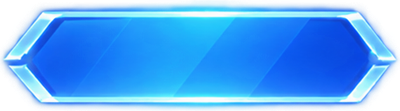
#> input picture assets/notes/note_normal.png, 400 x 111 px, found by its file name
$ python generate_hold_assets.py
#> lines starting #> are read from the running program, lines starting #| are printed output that depends on the picture
from PIL import Image, ImageEnhance, ImageDraw, ImageFilter

root = r"C:\Users\yunzh\Documents\rg\assets\notes"
tap = Image.open(root + r"\note_normal.png").convert("RGBA")
#> tap is the input picture: PIL image 400x111 RGBA; mean R, G, B, A 51.1, 141.5, 225.9, 198.2

# Hold 头部：沿用 Tap 的六边形轮廓，稍微压暗，让它和主体有层次但不割裂。
head = tap.resize((100, 16), Image.Resampling.LANCZOS)
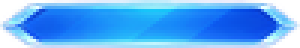
#> head: PIL image 100x16 RGBA (shown 3 times larger); mean R, G, B, A 49.6, 137.6, 226.1, 198.5; transparent parts drawn white
head = ImageEnhance.Brightness(head).enhance(0.88)
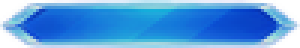
#> head: PIL image 100x16 RGBA (shown 3 times larger); mean R, G, B, A 43.2, 120.7, 198.6, 198.5; transparent parts drawn white
head.save(root + r"\hold_head_new.png")

# Hold 主体：没有上下端帽，只有连续的蓝色渐变和青色侧边，可按任意长度平铺。
w, h = 100, 16
body = Image.new("RGBA", (w, h), (0, 0, 0, 0))
#> body: PIL image 100x16 RGBA; every value is 0
draw = ImageDraw.Draw(body)
for y in range(h):
    t = y / max(h - 1, 1)
    color = (18 + int(15 * t), 100 + int(55 * (1 - t)), 235 + int(15 * (1 - t)), 255)
    draw.line((5, y, 94, y), fill=color, width=1)

# 中央柔和高光，与 Tap 的亮面呼应。
highlight = Image.new("RGBA", (w, h), (0, 0, 0, 0))
hd = ImageDraw.Draw(highlight)
hd.rectangle((15, 2, 84, 5), fill=(175, 244, 255, 85))
highlight = highlight.filter(ImageFilter.GaussianBlur(1.2))
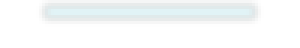
#> highlight: PIL image 100x16 RGBA (shown 3 times larger); mean R, G, B, A 30.6, 42.7, 44.7, 14.9; transparent parts drawn white
body.alpha_composite(highlight)
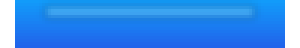
#> body: PIL image 100x16 RGBA (shown 3 times larger); mean R, G, B, A 28.4, 115.5, 213.5, 229.5; transparent parts drawn white
draw = ImageDraw.Draw(body)

# 两侧发光轨，保证长条宽度稳定、延伸后仍像同一枚 Tap。
draw.line((4, 1, 4, h - 2), fill=(116, 238, 255, 220), width=2)
draw.line((95, 1, 95, h - 2), fill=(50, 146, 255, 230), width=2)
draw.line((7, 1, 92, 1), fill=(192, 247, 255, 80), width=1)
body.save(root + r"\hold_body_new.png")
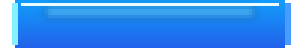
#> saved as hold_body_new.png: PIL image 100x16 RGBA (shown 3 times larger); mean R, G, B, A 40.2, 126.6, 221.4, 225.7; transparent parts drawn white

$ run again, with assets/notes/hold_body_continuous.png copied over assets/notes/note_normal.png
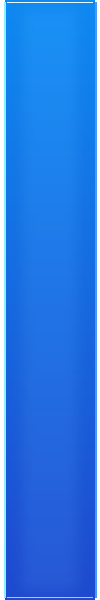
#> input picture assets/notes/hold_body_continuous.png, 100 x 600 px, found by its file name
#> tap is the input picture: PIL image 100x600 RGBA; mean R, G, B, A 28.7, 107.5, 212.2, 235.5
#> `head = tap.resize((100, 16), Image.Resampling.LANCZOS)`:
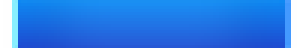
#> head: PIL image 100x16 RGBA (shown 3 times larger); mean R, G, B, A 28.2, 107, 211.8, 235.7; transparent parts drawn white
#> `head = ImageEnhance.Brightness(head).enhance(0.88)`:
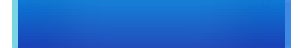
#> head: PIL image 100x16 RGBA (shown 3 times larger); mean R, G, B, A 24.4, 93.7, 185.9, 235.7; transparent parts drawn white

$ run again, with assets/notes/hold_body_tile.png copied over assets/notes/note_normal.png
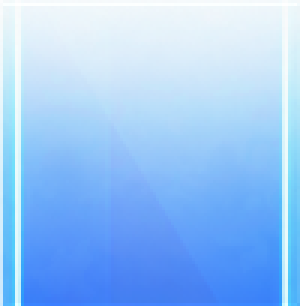
#> input picture assets/notes/hold_body_tile.png, 100 x 102 px, found by its file name (shown 3 times larger)
#> tap is the input picture: PIL image 100x102 RGBA; mean R, G, B, A 151.1, 197.1, 248.8, 248.4
#> `head = tap.resize((100, 16), Image.Resampling.LANCZOS)`:
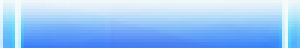
#> head: PIL image 100x16 RGBA (shown 3 times larger); mean R, G, B, A 150.6, 196.5, 247.8, 248.6; transparent parts drawn white
#> `head = ImageEnhance.Brightness(head).enhance(0.88)`:
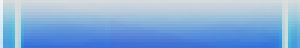
#> head: PIL image 100x16 RGBA (shown 3 times larger); mean R, G, B, A 132.1, 172.4, 217.8, 248.6; transparent parts drawn white

$ run again, with assets/notes/hold_head.png copied over assets/notes/note_normal.png
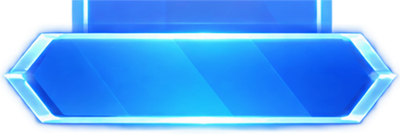
#> input picture assets/notes/hold_head.png, 400 x 134 px, found by its file name
#> tap is the input picture: PIL image 400x134 RGBA; mean R, G, B, A 53.1, 135.1, 217.8, 199.6
#> `head = tap.resize((100, 16), Image.Resampling.LANCZOS)`:
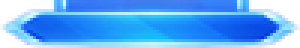
#> head: PIL image 100x16 RGBA (shown 3 times larger); mean R, G, B, A 53.2, 133.8, 219.5, 200.1; transparent parts drawn white
#> `head = ImageEnhance.Brightness(head).enhance(0.88)`:
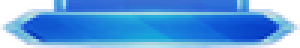
#> head: PIL image 100x16 RGBA (shown 3 times larger); mean R, G, B, A 46.4, 117.3, 192.8, 200.1; transparent parts drawn white
